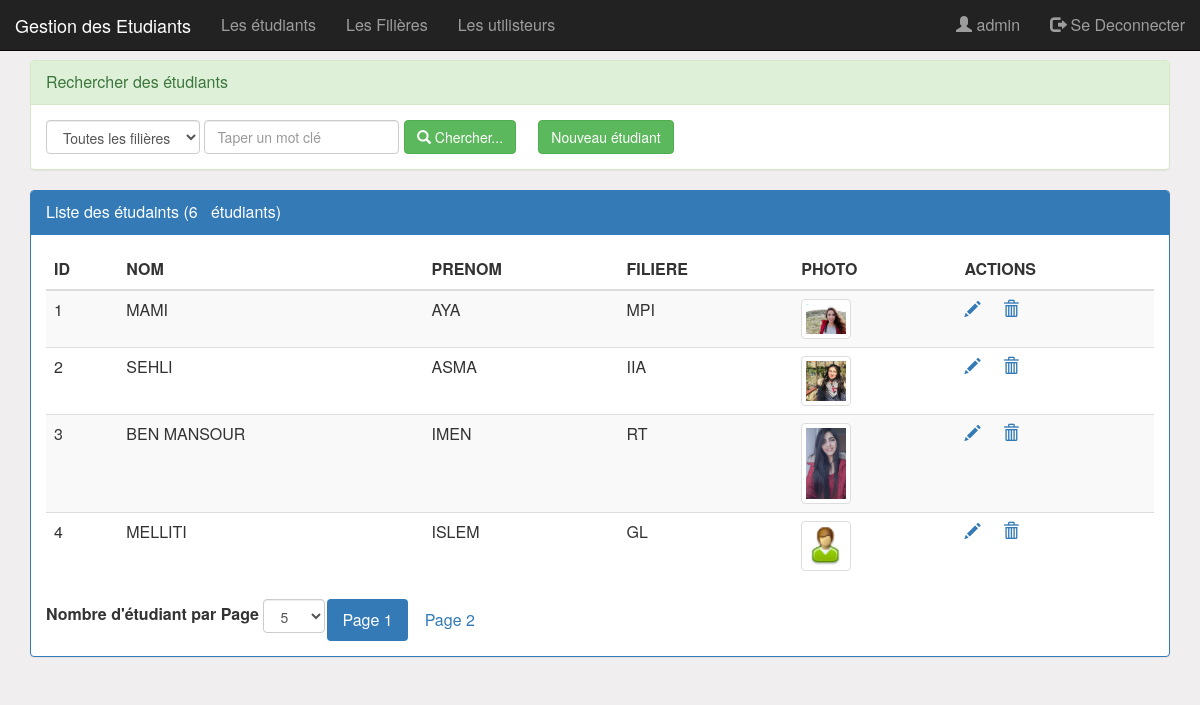
The page /pages/etudiant.php (signed in) on the database its author committed.
### tables this page shows
CREATE TABLE ETUDIANT (
	ID int(4) AUTO_INCREMENT PRIMARY KEY,
	NOM VARCHAR(50) NOT NULL,
	PRENOM VARCHAR(50) NOT NULL,
	ID_FILIERE int(4),
	PHOTO VARCHAR(50),
	CIVILITE VARCHAR(1));

CREATE TABLE FILIERE (                    
	ID int(4) AUTO_INCREMENT PRIMARY KEY, 
	NOM_FILIERE VARCHAR(100) NOT NULL,    
	NIVEAU VARCHAR(100) NOT NULL);

### pages/etudiant.php (the view, shortened to what this page needs)
<?php
	require_once('connexion.php');
	if(isset($_GET['motCle']))
		$mc=$_GET['motCle'];
	else
		$mc="";
	if(isset($_GET['ID_FILIERE']))
		$idf=$_GET['ID_FILIERE'];
	else
		$idf=0;
	if(isset($_GET['size']))
		$size=$_GET['size'];
	else
		$size=4;
	if(isset($_GET['page']))
		$page=$_GET['page'];
	else
		$page=1;
	$offset=($page-1)*$size;
	if($idf==0){
		$resultat = $con->query("SELECT E.ID,NOM,PRENOM,PHOTO,NOM_FILIERE
								FROM ETUDIANT E,FILIERE F
								WHERE E.ID_FILIERE=F.ID
								AND (NOM like '%$mc%' OR PRENOM like '%$mc%')
								ORDER BY E.ID
								LIMIT $size
								OFFSET $offset");
		$resultat2 = $con->query("select count(*) as nbrETUDIANT
								from ETUDIANT
								where NOM like '%$mc%' OR PRENOM like '%$mc%'");
	}
	$nbr=$resultat2->fetch();
	$nbrPro=$nbr['nbrETUDIANT'];
	$reste=$nbrPro % $size;
	if($reste==0)
		$nbrPage=$nbrPro/$size;
	else
		$nbrPage=floor($nbrPro/$size)+1;
?>
<!DOCTYPE HTML>
<html>
	<head>
		<link rel="stylesheet" type="text/css" href="../css/bootstrap.css">
		<link rel="stylesheet" type="text/css" href="../css/monstyle.css">
	</head>
	<body>
		 <div id="wrapper">
			<?php include('entete.php');?>
			<div class="container">
				<div class="panel panel-success espace60">
					<div class="panel-heading">Rechercher des étudiants</div>
					<div class="panel-body">
						<form method="get" action="etudiant.php" class="form-inline">
						<div class="form-group">
								<select name="ID_FILIERE" id="ID_FILIERE" class="form-control"
									onChange="this.form.submit();">
									<option value="0" >Toutes les filières</option>
								</select>
								<input type="text" name="motCle"
										placeholder="Taper un mot clé"
										id="motCle" class="form-control"
										value="<?php echo $mc; ?>"/>
								<button type="submit" class="btn btn-success">
									<i class="glyphicon glyphicon-search"></i>
									Chercher...
								</button>
								<?php if($_SESSION['utilisateur']['ROLE']=="ADMIN") {?>
									<a class="btn btn-success" href="nouveauEtudiant.php">Nouveau étudiant</a>
								<?php } ?>
							</div>
						</form>
					</div>
				</div>
				<div class="panel panel-primary">
					<div class="panel-heading">
					Liste des étudaints (<?php echo $nbrPro ?> &nbsp étudiants)
					</div>
					<div class="panel-body">
						<table class="table table-striped">
							<thead>
								<tr>
									<th>ID</th>
									<th>NOM</th>
									<th>PRENOM</th>
									<th>FILIERE</th>
									<th>PHOTO</th>
									 <?php if($_SESSION['utilisateur']['ROLE']=="ADMIN") {?>
										<th>ACTIONS</th>
									<?php } ?>
								</tr>
							</thead>
							<tbody>
								<?php while($ETUDIANT=$resultat->fetch()){?>
									<tr>
										<td><?php echo $ETUDIANT['ID'] ?></td>
										<td><?php echo $ETUDIANT['NOM'] ?></td>
										<td><?php echo $ETUDIANT['PRENOM'] ?></td>
										<td><?php echo $ETUDIANT['NOM_FILIERE'] ?></td>
										<td>
											<img src="../images/<?php echo $ETUDIANT['PHOTO']?>"
												class="img-thumbnail"  width="50" height="40" >
										</td>
										<td>
											<?php if($_SESSION['utilisateur']['ROLE']=="ADMIN") {?>
												<a href="editerEtudiant.php?ID=<?php echo $ETUDIANT['ID'] ?>">
													<span class="glyphicon glyphicon-pencil"></span>
												</a>
												<a Onclick="return confirm('Etes vous sur de vouloir supprimer l'étudiant ?')"
													href="supprimerEtudiant.php?ID=<?php echo $ETUDIANT['ID'] ?>">
													<span class="glyphicon glyphicon-trash"></span>
												</a>
											<?php } ?>
										</td>
									</tr>
								<?php } ?>
							</tbody>
						</table>
						<div>
								<ul class="nav nav-pills nav-right">
									<li>
										<form class="form-inline">
											<label>Nombre d'étudiant par Page </label>
											<select name="size" class="form-control"
													onchange="this.form.submit()">
												<option <?php if($size==5)  echo "selected" ?>>5</option>
											</select>
										</form>
									</li>
									<?php for($i=1;$i<=$nbrPage;$i++){ ?>
										<li class="<?php if($i==$page) echo 'active' ?>">
											<a href="etudiant.php?page=<?php echo $i ?>
											&motCle=<?php echo $mc ?>
											&ID_FILIERE=<?php echo $idf ?>
											&size=<?php echo $size ?>">
												Page <?php echo $i ?>
											</a>
										</li>
									<?php } ?>
								</ul>
						</div>
					</div>
				</div>
			</div>
		</div>
	</body>
</html>

### pages/entete.php
<nav class="navbar navbar-inverse navbar-fixed-top">
	<div class="container-fluid">
		<div class="navbar-header">
			<a href="index.php" class="navbar-brand">Gestion des Etudiants</a>
		</div>
		<ul class="nav navbar-nav">
			<li><a href="etudiant.php">Les étudiants</a></li>
			<li><a href="filieres.php">Les Filières</a></li>
			<?php if($_SESSION['utilisateur']['ROLE']=="ADMIN") {?>
				<li><a href="Utilisateurs.php">Les utilisteurs</a></li>
			<?php } ?>
		</ul>
		<ul class="nav navbar-nav navbar-right">
				<li>
					<a href="editerUtilisateur.php?id=<?php echo $_SESSION['utilisateur']['ID'];?>">
						<span class="glyphicon glyphicon-user"></span>
						<?php echo $_SESSION['utilisateur']['LOGIN'];?>
					</a>
				</li>
				<li>
					<a href="SeDeconnecter.php">
						<span class="glyphicon glyphicon-log-out"></span>
						Se Deconnecter
					</a>
				</li>
			</ul>
	</div>
</nav>

### css/monstyle.css (style rules this page uses)
.espace60 { margin-top: 60px; }
body { background-color: rgb(240, 238, 238); font-size: 16px; }
.form-control { position: relative; }

### rows shown on the page
etudiant: ID "1", NOM "MAMI", PRENOM "AYA", ID_FILIERE.NOM_FILIERE "MPI", PHOTO (picture)
etudiant: ID "2", NOM "SEHLI", PRENOM "ASMA", ID_FILIERE.NOM_FILIERE "IIA", PHOTO (picture)
etudiant: ID "3", NOM "BEN MANSOUR", PRENOM "IMEN", ID_FILIERE.NOM_FILIERE "RT", PHOTO (picture)
etudiant: ID "4", NOM "MELLITI", PRENOM "ISLEM", ID_FILIERE.NOM_FILIERE "GL", PHOTO (picture)

### other values the page prints
$_SESSION['utilisateur']['LOGIN'] "admin"
$nbrPro "6"
